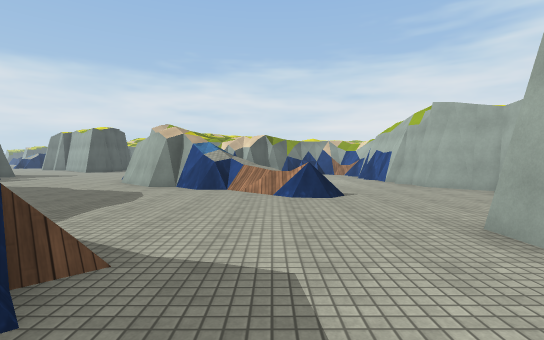
View 1 (above)

20 first-person views from a walk through a scene from a Unity 3-D project. The camera is 1.4 m above the floor, tilts 2° down and sees 85° across. The floor is counted in squares, 2 m on a side. Each view is taken from the middle of a square. On the plan, view 1 faces up. The plan holds only what a view shows up to about 10 squares ahead; the rest is blank. The place goes on beyond the plan. Surface patterns are stand-ins for the level's own textures.

View 2
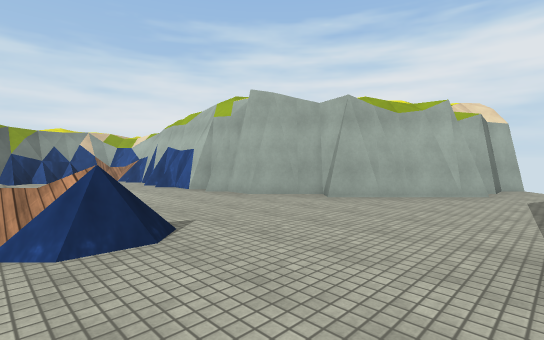

View 3
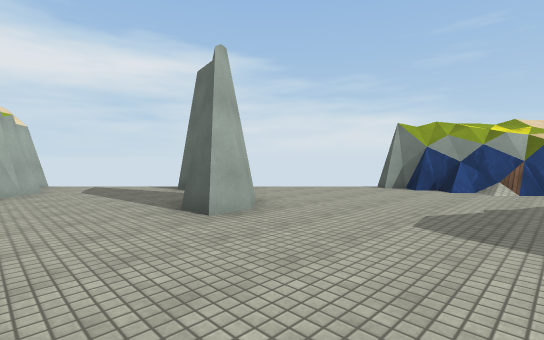

View 4
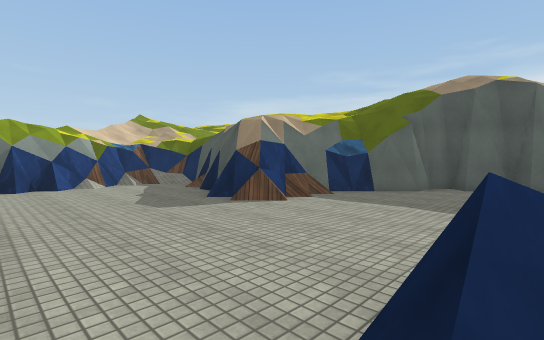

View 5
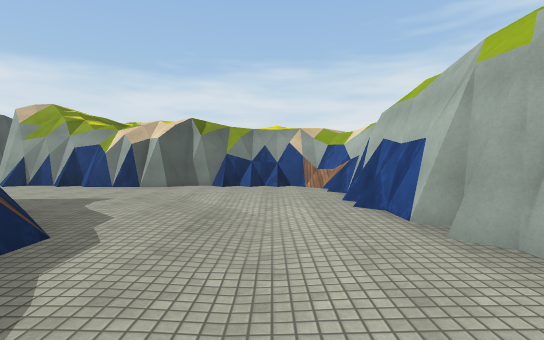

View 6
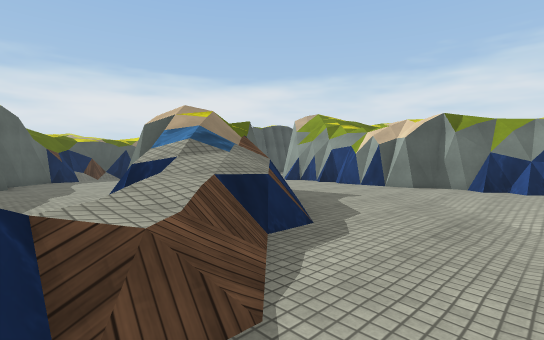

View 7
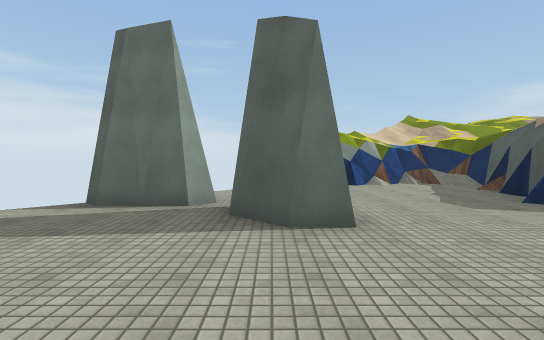

View 8
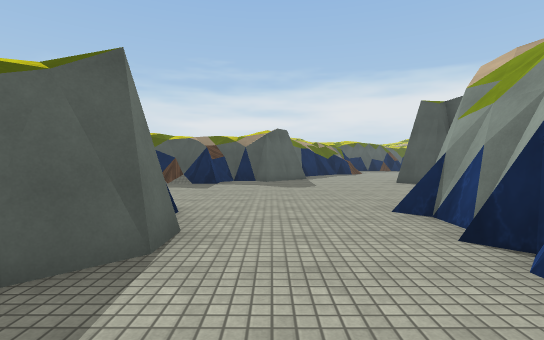

View 9
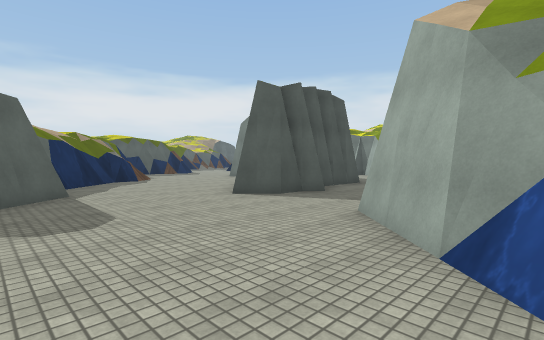

View 10
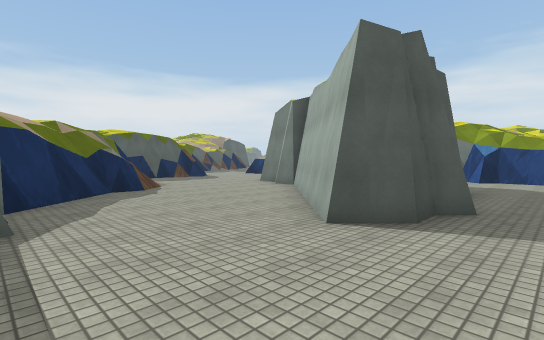

View 11
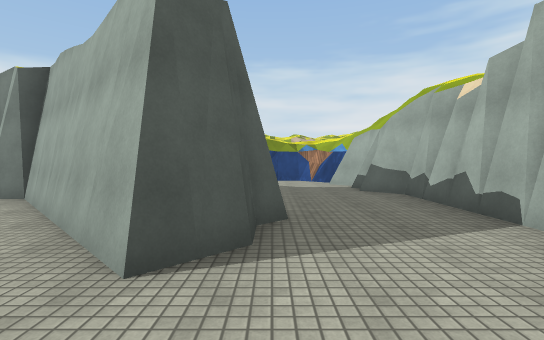

View 12
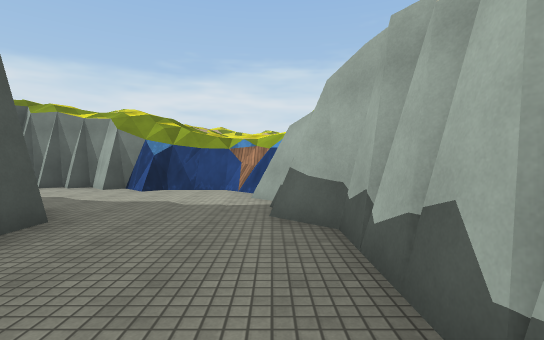

View 13
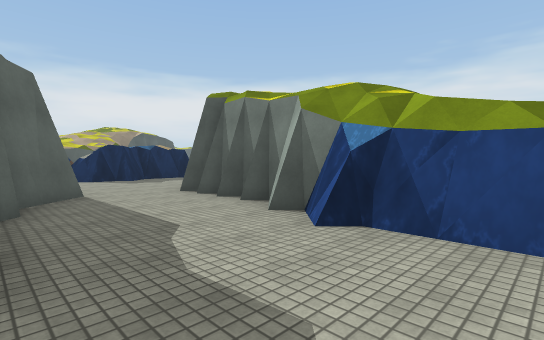

View 14
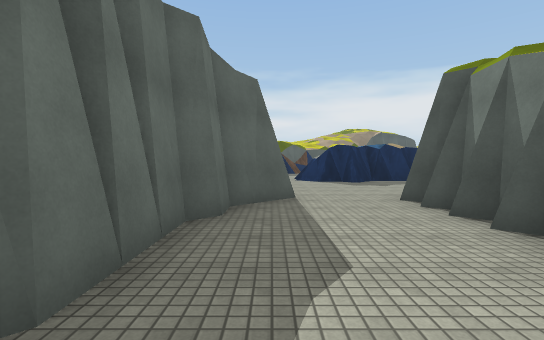

View 15
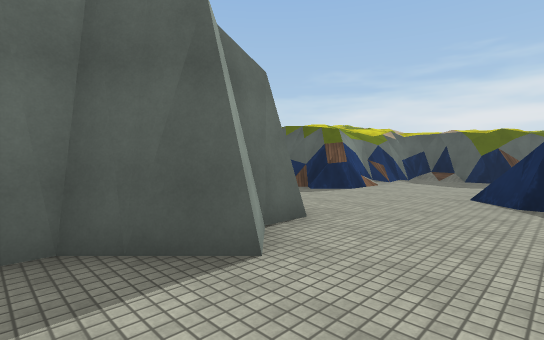

View 16
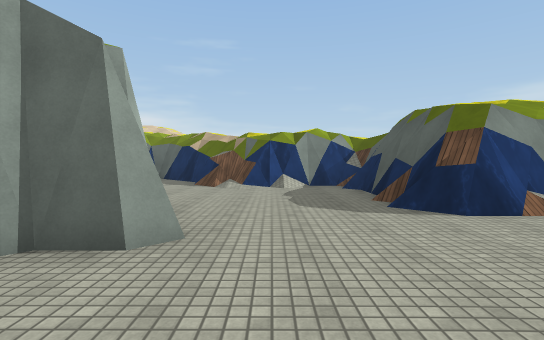

View 17
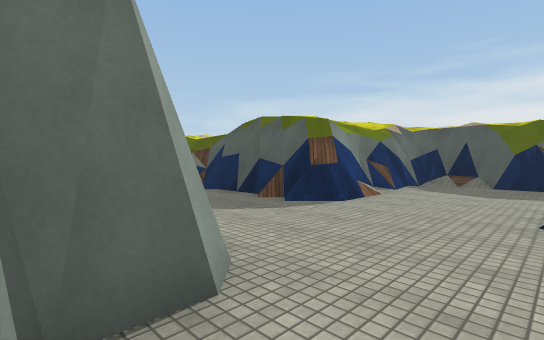

View 18
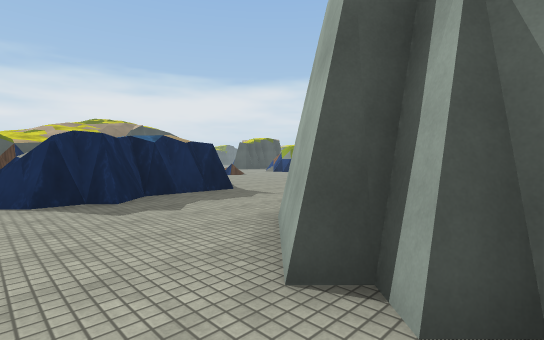

View 19
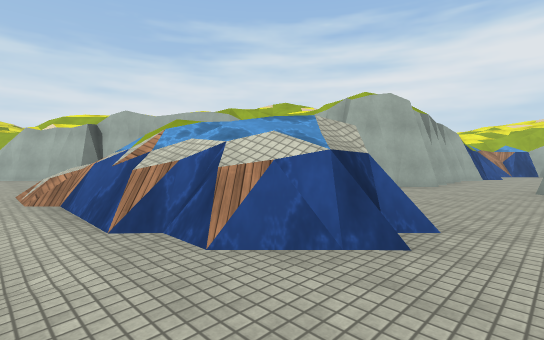

View 20
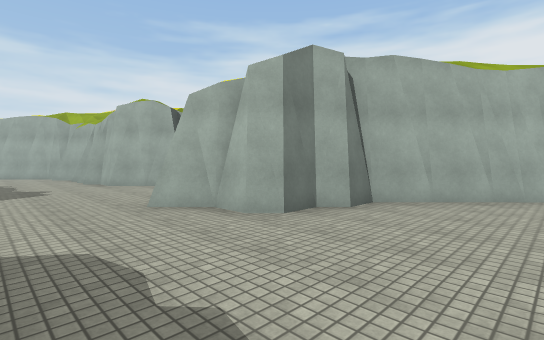

### Floor plan
Key: @ floor where view 1 was taken; # wall or solid block; x gap in a wall; . main floor; - floor 0.25 m lower than the main floor; : floor 1.25 m higher than the main floor; + floor 1.5 m higher than the main floor; * floor 2.25 m higher than the main floor; / step, stairs or slope; = window, fence, low wall or low ledge; ≈ water the walk keeps out of; ^ raised ledge.
Columns run from 25 left of view 1 to 8 right of it. Each row starts with its distance up from view 1.
 27    /≈≈#..##
 26    /#≈#...#
 25    /##≈...########
 24 #/ -/##.......##≈##
 23 ##...≈≈...........#
 22  #........##......##
 21  #.......#######..##
 20  #####≈...#### #...#
 19     ###.....####...#
 18      ##......###...#
 17      #≈.......###..#
 16      #≈###=....#...#
 15      ### ##........##     ###
 14           ##........#######≈##
 13            ###...............#
 12              ##..............#
 11               #......##...-/.#
 10               ##....≈##≈..//.#
  9               ##.....##*:..-.#
  8                #≈....##≈+≈...##
  7                ###.....≈≈=/...#
  6                  ##....../≈...##
  5                   ##...........##
  4                    #............##
  3                    ##.......#....
  2                     ####=...#...
  1                       ##.....##x
  0                       ##.@....
 -1                       #/.....
 -2                       #/..≈#
 -3                       ##≈###
 -4                        #^#

Positions as (right, up) in squares from view 1, and headings:
1: (0, 0), facing up
2: (0, 3), facing up-right
3: (-1, 5), facing down-right
4: (2, 6), facing down-left
5: (2, 6), facing up
6: (2, 6), facing up-left
7: (3, 6), facing down
8: (-1, 12), facing left
9: (-5, 12), facing up-left
10: (-8, 13), facing up-left
11: (-9, 14), facing up
12: (-7, 17), facing up
13: (-8, 21), facing up-left
14: (-9, 22), facing left
15: (-13, 24), facing down-left
16: (-17, 24), facing down
17: (-15, 23), facing down-left
18: (-13, 23), facing up-left
19: (-22, 22), facing up-right
20: (-18, 17), facing up-right
